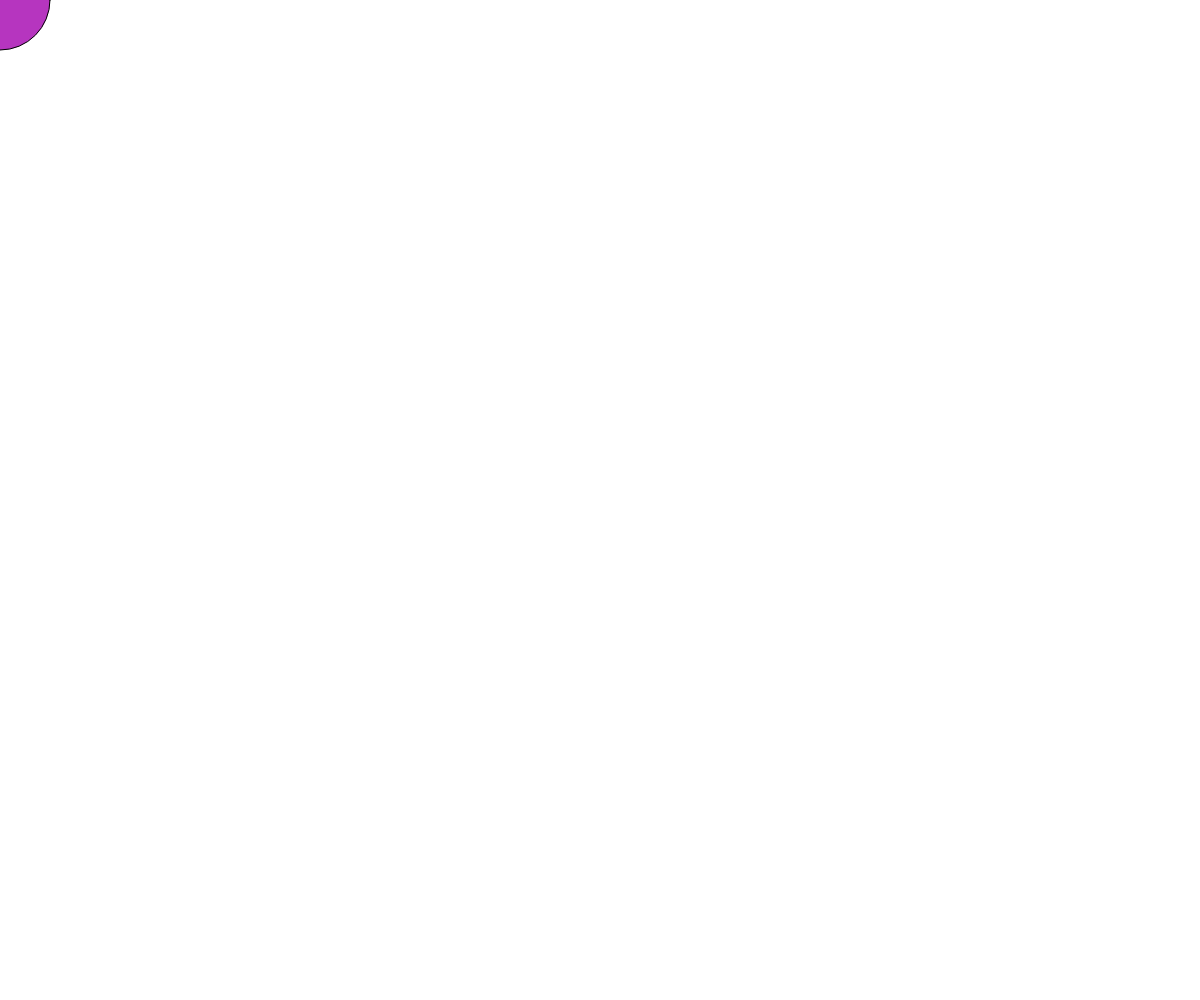
Frame 1 (no input)
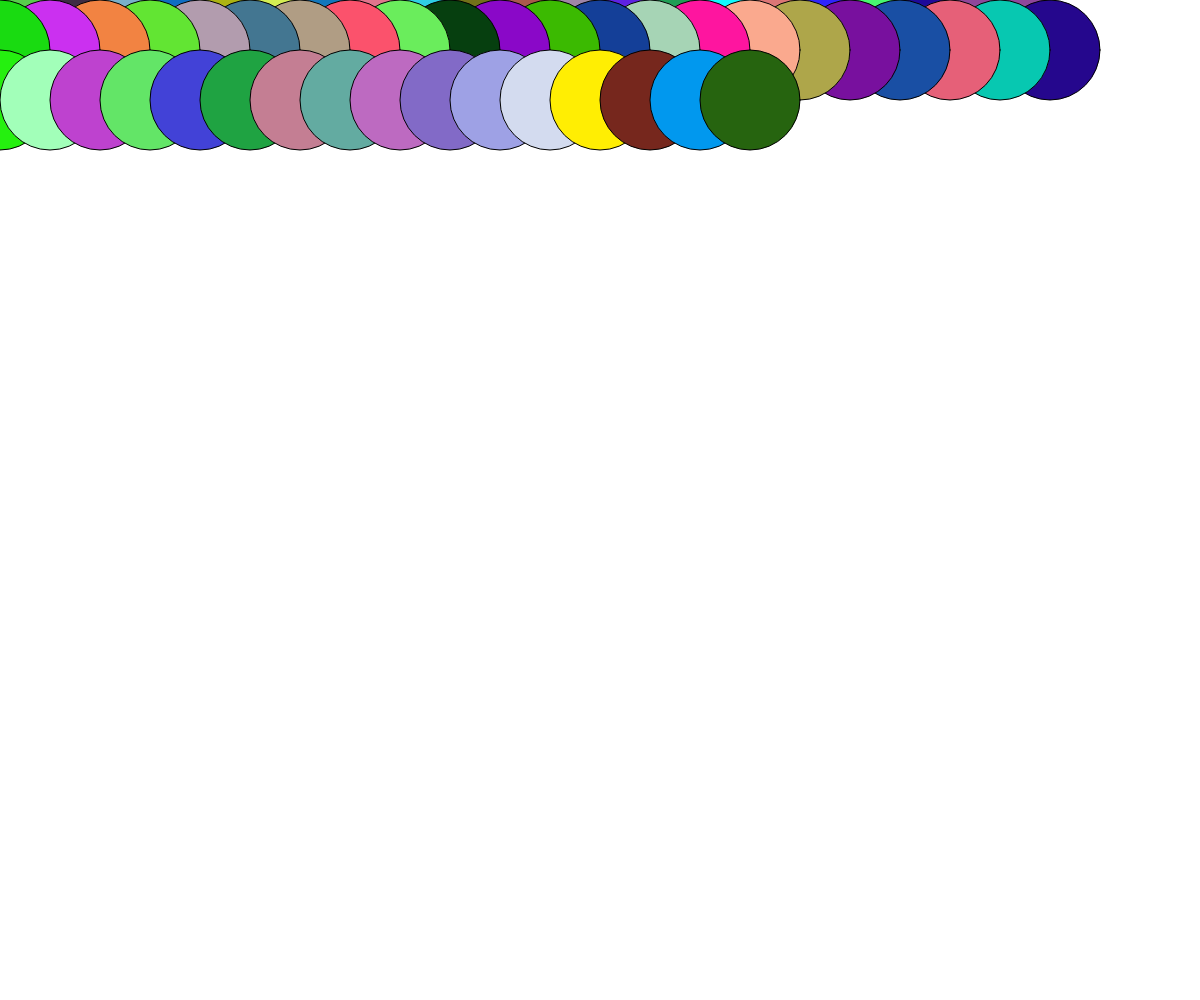
Frame 60 (no input)
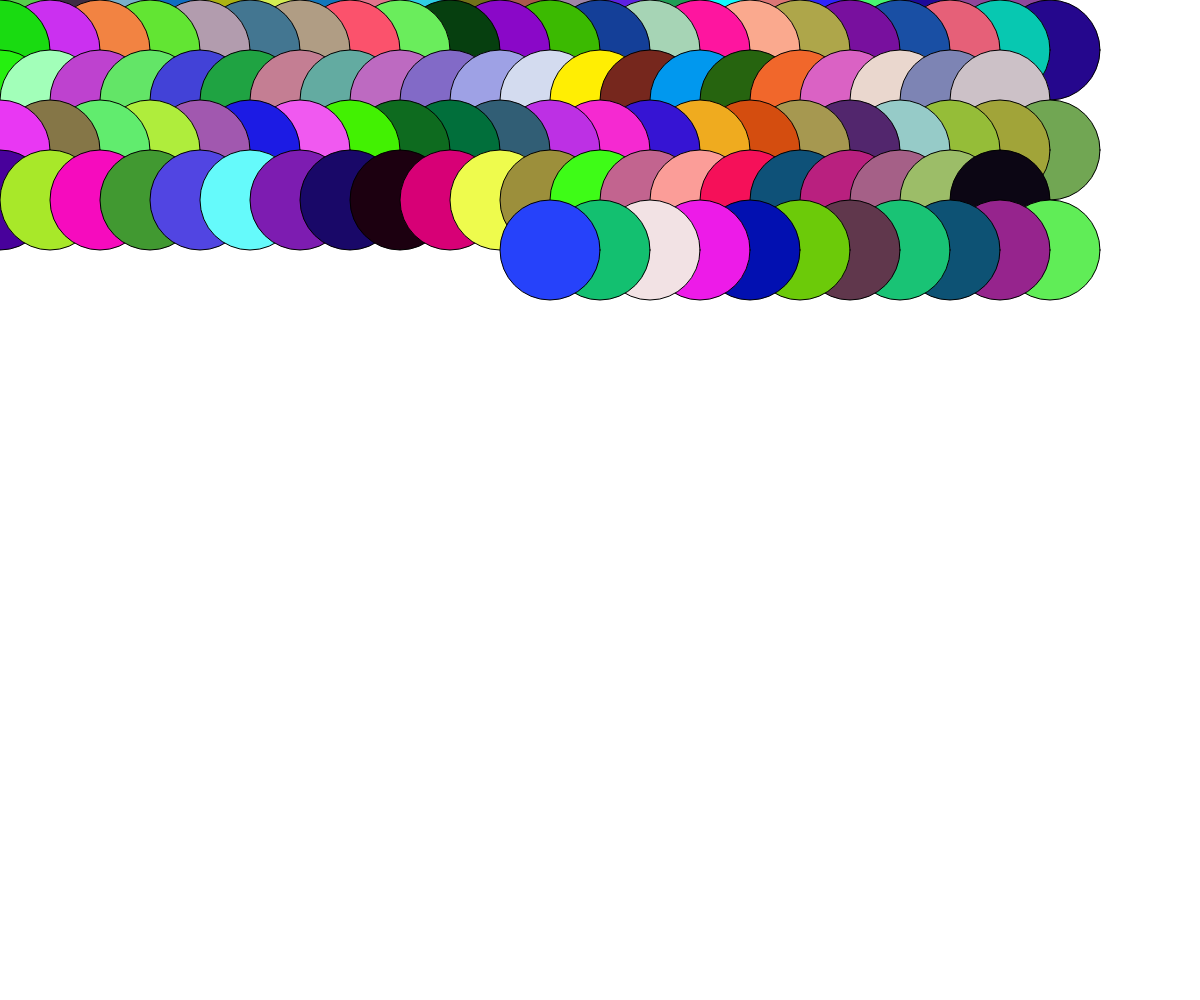
Frame 120 (the mouse pressed at the canvas centre since frame 60)

The p5.js sketch that drew these frames (run headless with seeded random() and noise() and a simulated clock; from frame 60 on, the mouse is pressed at the canvas centre):

// p5.js sketch
// ── sketch.js

var x= 0;
var y = 0;
var on = true;
var rapid = true;
var alpha = 255;
var ball;
var _width = window.innerWidth;
var _height = window.innerHeight;
function setup()
{
createCanvas(_width, _height);
frameRate(60);
ball = new Ball;
}
function draw(){
	if(rapid){
	if(on){
	fill(random(0, 255), random(0, 255), random(0,255));
	ellipse(x, y, 100, 100);
	x += 50;
	}
	else if(!on){
	fill(random(0, 255), random(0, 255), random(0,255));
	ellipse(x, y, 100, 100);
	x -= 50;
	}
	if(x > 1000){
	y += 50
	on = false;
	}
	else if (x < 0){
	y += 50;
	on = true;}
	}

	else
	{
		background(0);
		ball.show(random(0, _width), random(0, _height), 300, 300, random(0, 255), random(0, 255), random(0, 255));
	}
}
// ── ball.js
function Ball(){

    this.alpha = 255;
    this.drawn = false;
    this.x;
    this.y;
    this.r;
    this.b;
    this.g;
    this.show = function(x, y, widht, height, r, b, g){
        if(!this.drawn)
        {
            this.x = x;
            this.y = y;
            this.r = r;
            console.debug(this.r);
            this.b = b;
            console.debug(this.b);
            this.g = g;
            console.debug(this.g);
            this.drawn = true;
        }
        noStroke();
        fill(this.r, this.g, this.b, this.alpha);
        ellipse(this.x, this.y, widht, height);
        this.alpha -= 4 ;
        if(this.alpha <= 0){
            this.drawn = false;
            this.alpha = 255;
        }
    }

}
